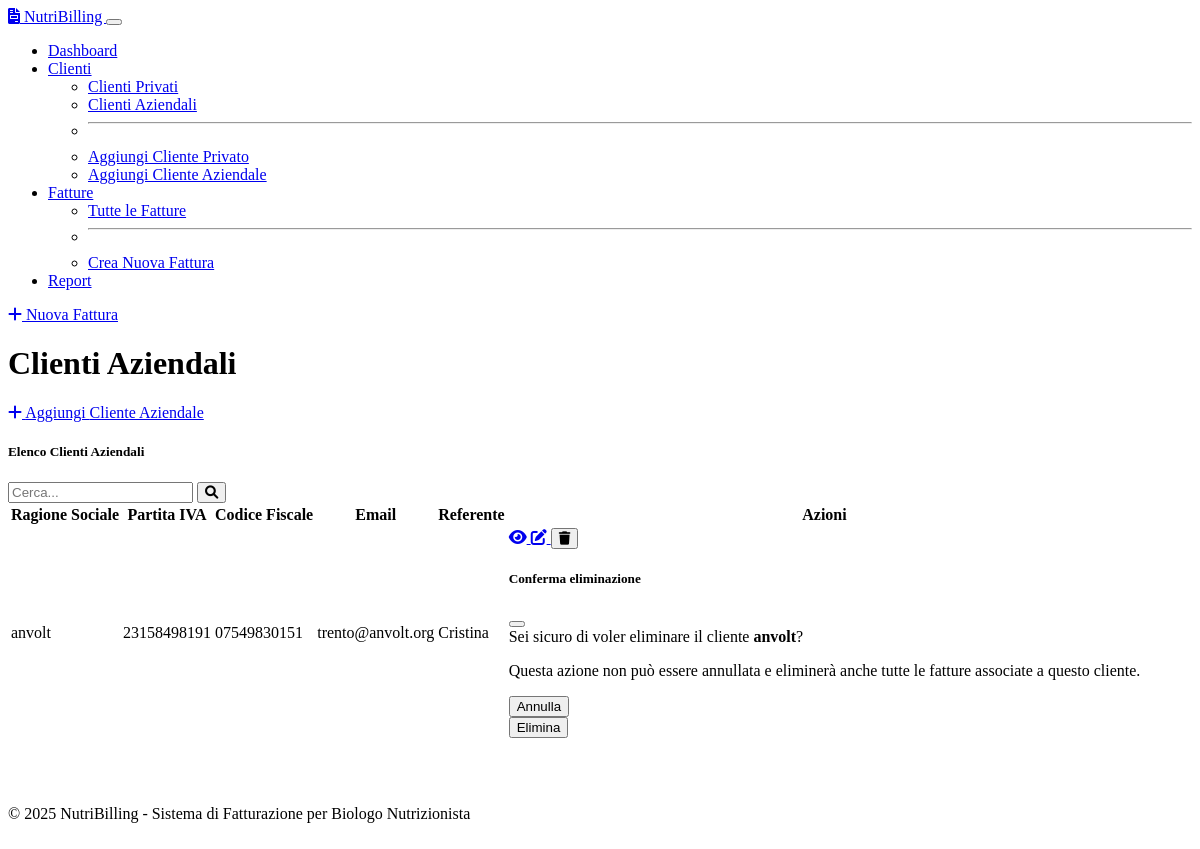
Screenshot of /clients/business with the database file from the repository.
### models.py (models this page shows, shortened)
class BusinessClient(db.Model):
    __tablename__ = 'business_clients'
    id = db.Column(db.Integer, primary_key=True)
    business_name = db.Column(db.String(200), nullable=False)
    vat_number = db.Column(db.String(20), nullable=False, unique=True)
    fiscal_code = db.Column(db.String(16), nullable=True)
    sdi_code = db.Column(db.String(7), nullable=True)  # Codice destinatario SDI
    pec = db.Column(db.String(120), nullable=True)
    email = db.Column(db.String(120), nullable=True)
    phone = db.Column(db.String(20), nullable=True)
    address = db.Column(db.String(255), nullable=True)
    city = db.Column(db.String(100), nullable=True)
    postal_code = db.Column(db.String(10), nullable=True)
    province = db.Column(db.String(2), nullable=True)
    contact_person = db.Column(db.String(100), nullable=True)
    notes = db.Column(db.Text, nullable=True)
    created_at = db.Column(db.DateTime, default=datetime.utcnow)
    updated_at = db.Column(db.DateTime, default=datetime.utcnow, onupdate=datetime.utcnow)
    invoices = db.relationship('Invoice', backref='business_client', lazy=True,
                               foreign_keys='Invoice.business_client_id')

### routes.py (the view)
@app.route('/clients/business')
def business_clients():
    search_term = request.args.get('search', '')
    if search_term:
        clients = BusinessClient.query.filter(
            or_(
                BusinessClient.business_name.ilike(f'%{search_term}%'),
                BusinessClient.vat_number.ilike(f'%{search_term}%'),
                BusinessClient.fiscal_code.ilike(f'%{search_term}%'),
                BusinessClient.contact_person.ilike(f'%{search_term}%')
            )
        ).order_by(BusinessClient.business_name).all()
    else:
        clients = BusinessClient.query.order_by(BusinessClient.business_name).all()
    return render_template('clients/index.html', clients=clients, client_type='business', search_term=search_term)

### app.py (called while the page is built)
@app.context_processor
def utility_processor():
    def now():
        return datetime.now()
    return dict(now=now)

### templates/clients/index.html (shortened to what this page needs)
{% extends "base.html" %}
{% block page_title %}{{ "Clienti Privati" if client_type == "private" else "Clienti Aziendali" }}{% endblock %}
{% block page_actions %}
<a href="{{ url_for('add_private_client' if client_type == 'private' else 'add_business_client') }}" class="btn btn-primary">
    <i class="fas fa-plus me-1"></i> Aggiungi {{ "Cliente Privato" if client_type == "private" else "Cliente Aziendale" }}
</a>
{% endblock %}
{% block content %}
<div class="card">
    <div class="card-header">
        <div class="row align-items-center">
            <div class="col-md-6">
                <h5 class="mb-0">{{ "Elenco Clienti Privati" if client_type == "private" else "Elenco Clienti Aziendali" }}</h5>
            </div>
            <div class="col-md-6">
                <form method="get" class="d-flex">
                    <input type="text" name="search" class="form-control" placeholder="Cerca..." value="{{ search_term }}">
                    <button type="submit" class="btn btn-primary ms-2">
                        <i class="fas fa-search"></i>
                    </button>
                </form>
            </div>
        </div>
    </div>
    <div class="card-body">
        {% if clients %}
            <div class="table-responsive">
                <table class="table table-striped table-hover data-table">
                    <thead>
                        <tr>
                            {% if client_type == 'private' %}
                            <th>Nome</th>
                            <th>Cognome</th>
                            <th>Codice Fiscale</th>
                            <th>Email</th>
                            <th>Telefono</th>
                            {% else %}
                            <th>Ragione Sociale</th>
                            <th>Partita IVA</th>
                            <th>Codice Fiscale</th>
                            <th>Email</th>
                            <th>Referente</th>
                            {% endif %}
                            <th>Azioni</th>
                        </tr>
                    </thead>
                    <tbody>
                        {% for client in clients %}
                        <tr>
                            {% if client_type == 'private' %}
                            <td>{{ client.first_name }}</td>
                            <td>{{ client.last_name }}</td>
                            <td>{{ client.fiscal_code }}</td>
                            <td>{{ client.email or '-' }}</td>
                            <td>{{ client.phone or '-' }}</td>
                            {% else %}
                            <td>{{ client.business_name }}</td>
                            <td>{{ client.vat_number }}</td>
                            <td>{{ client.fiscal_code or '-' }}</td>
                            <td>{{ client.email or '-' }}</td>
                            <td>{{ client.contact_person or '-' }}</td>
                            {% endif %}
                            <td>
                                <div class="btn-group" role="group">
                                    <a href="{{ url_for('view_private_client' if client_type == 'private' else 'view_business_client', client_id=client.id) }}" class="btn btn-sm btn-info" data-bs-toggle="tooltip" title="Visualizza">
                                        <i class="fas fa-eye"></i>
                                    </a>
                                    <a href="{{ url_for('edit_private_client' if client_type == 'private' else 'edit_business_client', client_id=client.id) }}" class="btn btn-sm btn-warning" data-bs-toggle="tooltip" title="Modifica">
                                        <i class="fas fa-edit"></i>
                                    </a>
                                    <button type="button" class="btn btn-sm btn-danger" data-bs-toggle="modal" data-bs-target="#deleteClientModal{{ client.id }}" data-bs-toggle="tooltip" title="Elimina">
                                        <i class="fas fa-trash"></i>
                                    </button>
                                </div>
                                <div class="modal fade" id="deleteClientModal{{ client.id }}" tabindex="-1" aria-labelledby="deleteClientModalLabel{{ client.id }}" aria-hidden="true">
                                    <div class="modal-dialog">
                                        <div class="modal-content">
                                            <div class="modal-header">
                                                <h5 class="modal-title" id="deleteClientModalLabel{{ client.id }}">Conferma eliminazione</h5>
                                                <button type="button" class="btn-close" data-bs-dismiss="modal" aria-label="Close"></button>
                                            </div>
                                            <div class="modal-body">
                                                Sei sicuro di voler eliminare
                                                {% if client_type == 'private' %}
                                                il cliente <strong>{{ client.first_name }} {{ client.last_name }}</strong>?
                                                {% else %}
                                                il cliente <strong>{{ client.business_name }}</strong>?
                                                {% endif %}
                                                <p class="text-danger mt-2">Questa azione non può essere annullata e eliminerà anche tutte le fatture associate a questo cliente.</p>
                                            </div>
                                            <div class="modal-footer">
                                                <button type="button" class="btn btn-secondary" data-bs-dismiss="modal">Annulla</button>
                                                <form action="{{ url_for('delete_private_client' if client_type == 'private' else 'delete_business_client', client_id=client.id) }}" method="post">
                                                    <button type="submit" class="btn btn-danger">Elimina</button>
                                                </form>
                                            </div>
                                        </div>
                                    </div>
                                </div>
                            </td>
                        </tr>
                        {% endfor %}
                    </tbody>
                </table>
            </div>
        {% endif %}
    </div>
</div>
{% endblock %}

### rows the page displays
BusinessClient: business_name "anvolt", vat_number "23158498191", fiscal_code "07549830151", email "trento@anvolt.org", contact_person "Cristina"

### other values shown
{{ "Clienti Privati" if client_type == "private" else "Clienti Aziendali" }} "Clienti Aziendali"
{{ "Cliente Privato" if client_type == "private" else "Cliente Aziendale" }} "Cliente Aziendale"
